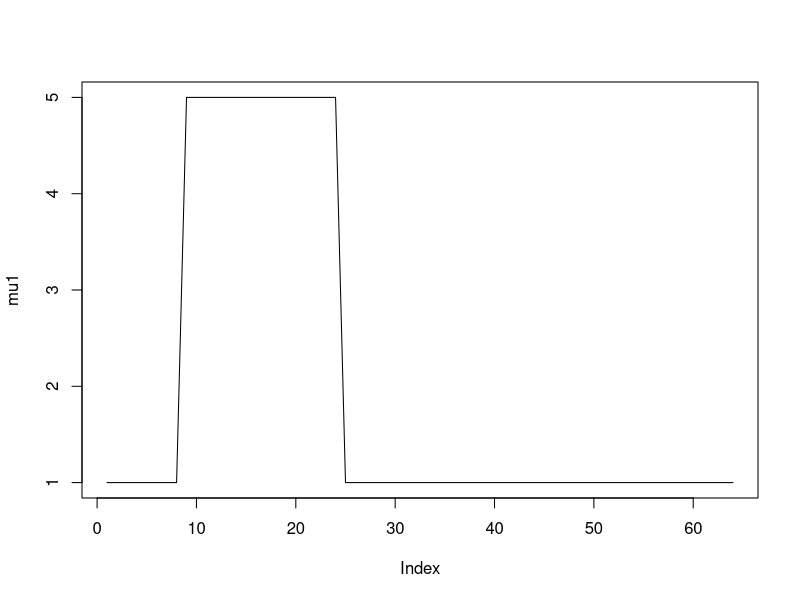
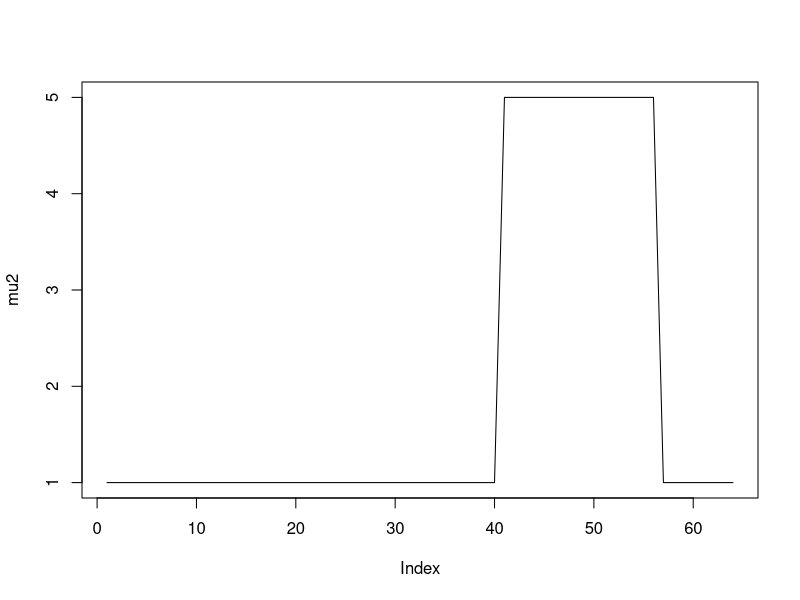
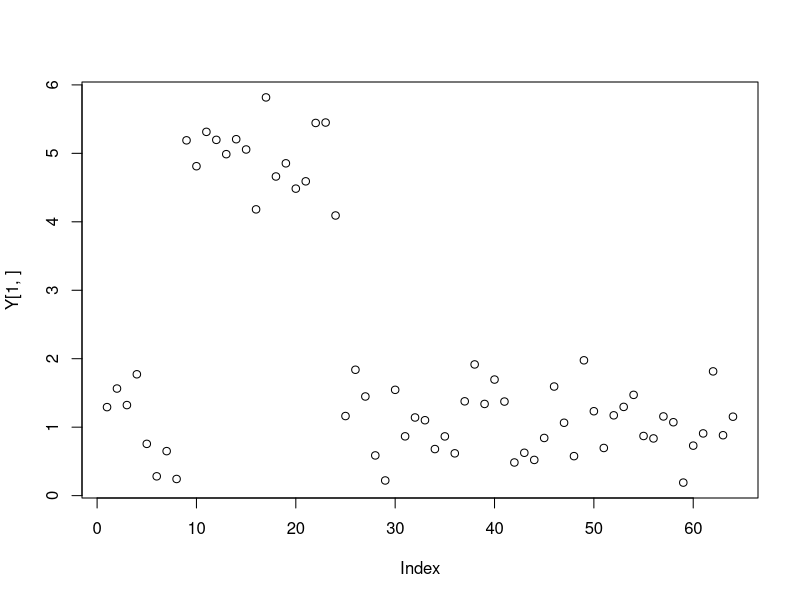
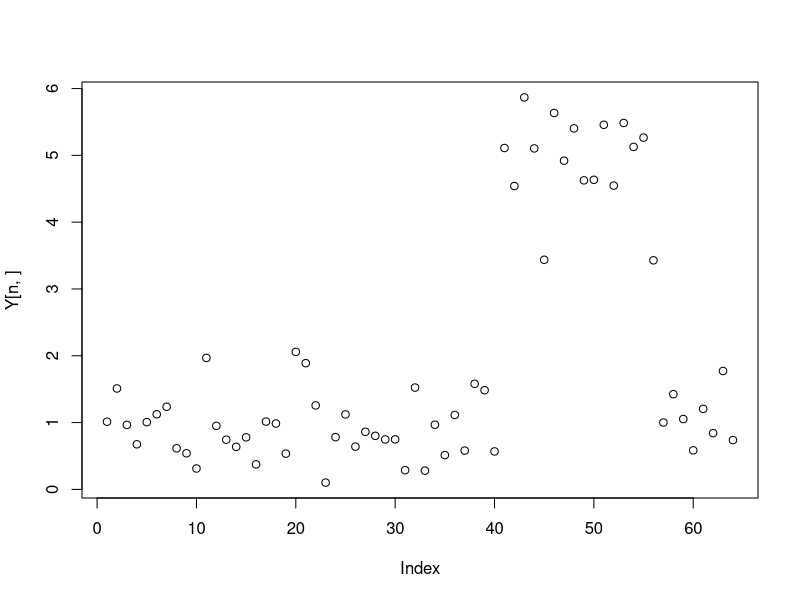

Reproduce these figures in R, in order. (Note: this script raises an error after producing the figures.)

set.seed(12345)
n = 40
p = 2^6
mu1 = c(rep(1,p/8),rep(5,p/4),rep(1,p/8*5))
mu2 = c(rep(1,p/8*5),rep(5,p/4),rep(1,p/8))
plot(mu1,type='l')
plot(mu2,type='l')

FF = rbind(mu1,mu2)
l = c(rep(1,n/2),rep(0,n/2))
L = cbind(l,1-l)

Y = L%*%FF+matrix(rnorm(n*p,0,sd=0.5),nrow=n,ncol=p)
plot(Y[1,])
plot(Y[n,])
data_flash = flash_set_data(Y)

fit_flash = flash(data_flash,var_type = 'by_row')
fit_flash$nfactors
plot(fit_flash$ldf$f[,1],type='l')
plot(fit_flash$ldf$f[,2],type='l')
fit_flash$fit$tau

fit_wave = wave_ebmf(Y,Kmax=10,nullcheck=TRUE,verbose = TRUE,est_var = 'va')
plot(fit_wave$ldf$f[,1],type='l')
plot(fit_wave$ldf$f[,2],type='l')






